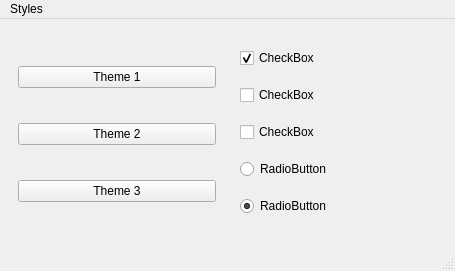
<?xml version="1.0" encoding="UTF-8"?>
<ui version="4.0">
 <class>MainWindow</class>
 <widget class="QMainWindow" name="MainWindow">
  <property name="geometry">
   <rect>
    <x>0</x>
    <y>0</y>
    <width>455</width>
    <height>271</height>
   </rect>
  </property>
  <property name="windowTitle">
   <string>MainWindow</string>
  </property>
  <widget class="QWidget" name="centralwidget">
   <layout class="QGridLayout" name="gridLayout_3">
    <item row="0" column="0">
     <widget class="QWidget" name="widget" native="true">
      <layout class="QGridLayout" name="gridLayout">
       <item row="2" column="0">
        <spacer name="verticalSpacer">
         <property name="orientation">
          <enum>Qt::Vertical</enum>
         </property>
         <property name="sizeHint" stdset="0">
          <size>
           <width>20</width>
           <height>40</height>
          </size>
         </property>
        </spacer>
       </item>
       <item row="4" column="0">
        <spacer name="verticalSpacer_2">
         <property name="orientation">
          <enum>Qt::Vertical</enum>
         </property>
         <property name="sizeHint" stdset="0">
          <size>
           <width>20</width>
           <height>40</height>
          </size>
         </property>
        </spacer>
       </item>
       <item row="5" column="0">
        <widget class="QPushButton" name="pushButton_3">
         <property name="text">
          <string>Theme 3</string>
         </property>
        </widget>
       </item>
       <item row="3" column="0">
        <widget class="QPushButton" name="pushButton_2">
         <property name="text">
          <string>Theme 2</string>
         </property>
        </widget>
       </item>
       <item row="6" column="0">
        <spacer name="verticalSpacer_3">
         <property name="orientation">
          <enum>Qt::Vertical</enum>
         </property>
         <property name="sizeHint" stdset="0">
          <size>
           <width>20</width>
           <height>40</height>
          </size>
         </property>
        </spacer>
       </item>
       <item row="1" column="0">
        <widget class="QPushButton" name="pushButton">
         <property name="text">
          <string>Theme 1</string>
         </property>
        </widget>
       </item>
       <item row="0" column="0">
        <spacer name="verticalSpacer_4">
         <property name="orientation">
          <enum>Qt::Vertical</enum>
         </property>
         <property name="sizeHint" stdset="0">
          <size>
           <width>20</width>
           <height>40</height>
          </size>
         </property>
        </spacer>
       </item>
      </layout>
     </widget>
    </item>
    <item row="0" column="1">
     <widget class="QWidget" name="widget_2" native="true">
      <layout class="QGridLayout" name="gridLayout_2">
       <item row="0" column="0">
        <widget class="QCheckBox" name="checkBox_2">
         <property name="text">
          <string>CheckBox</string>
         </property>
         <property name="checked">
          <bool>true</bool>
         </property>
         <property name="tristate">
          <bool>true</bool>
         </property>
        </widget>
       </item>
       <item row="1" column="0">
        <widget class="QCheckBox" name="checkBox_3">
         <property name="text">
          <string>CheckBox</string>
         </property>
         <property name="checked">
          <bool>false</bool>
         </property>
         <property name="tristate">
          <bool>true</bool>
         </property>
        </widget>
       </item>
       <item row="2" column="0">
        <widget class="QCheckBox" name="checkBox">
         <property name="text">
          <string>CheckBox</string>
         </property>
        </widget>
       </item>
       <item row="3" column="0">
        <widget class="QRadioButton" name="radioButton_2">
         <property name="text">
          <string>RadioButton</string>
         </property>
        </widget>
       </item>
       <item row="4" column="0">
        <widget class="QRadioButton" name="radioButton">
         <property name="text">
          <string>RadioButton</string>
         </property>
         <property name="checked">
          <bool>true</bool>
         </property>
        </widget>
       </item>
      </layout>
     </widget>
    </item>
   </layout>
  </widget>
  <widget class="QMenuBar" name="menubar">
   <property name="geometry">
    <rect>
     <x>0</x>
     <y>0</y>
     <width>455</width>
     <height>30</height>
    </rect>
   </property>
   <widget class="QMenu" name="menuStyles">
    <property name="title">
     <string>Styles</string>
    </property>
   </widget>
   <addaction name="menuStyles"/>
  </widget>
  <widget class="QStatusBar" name="statusbar"/>
 </widget>
 <resources/>
 <connections/>
</ui>
